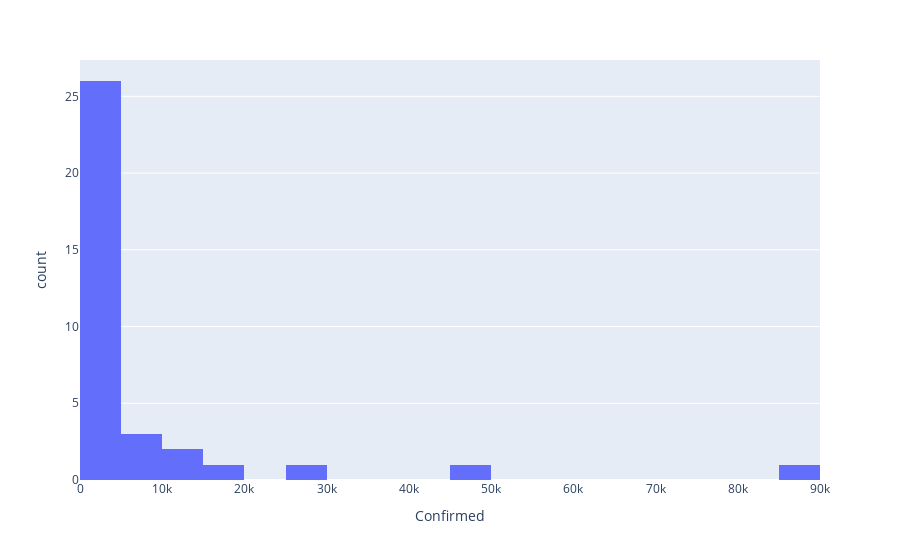

Notebook source saved alongside this figure:
### Code cell
fig = px.histogram(df_state, x="Confirmed",nbins=20)
fig.show()

### Figure 1 — Plotly figure (JSON) as saved in the notebook; plotly's stock layout.template omitted (floating-point values rounded to 4 significant figures)
{"data": [{"alignmentgroup": "True", "bingroup": "x", "hovertemplate": "Confirmed=%{x}<br>count=%{y}<extra></extra>", "legendgroup": "", "marker": {"color": "#636efa"}, "name": "", "nbinsx": 20, "offsetgroup": "", "orientation": "v", "showlegend": false, "type": "histogram", "x": [89313, 45842, 25449, 15301, 11200, 11012, 9514, 8853, 7243, 4357, 4179, 4075, 3389, 3352, 3237, 3182, 2415, 2020, 870, 739, 659, 650, 566, 482, 455, 382, 282, 222, 204, 169, 86, 72, 64, 55, 36], "xaxis": "x", "yaxis": "y"}], "layout": {"barmode": "relative", "legend": {"tracegroupgap": 0}, "margin": {"t": 60}, "xaxis": {"anchor": "y", "domain": [0, 1], "title": {"text": "Confirmed"}}, "yaxis": {"anchor": "x", "domain": [0, 1], "title": {"text": "count"}}}}
